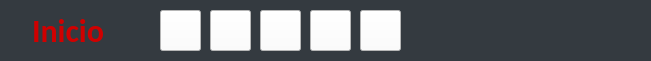
  <widget class="QStackedWidget" name="stackedWidget">
   <property name="geometry">
    <rect>
     <x>0</x>
     <y>0</y>
     <width>651</width>
     <height>61</height>
    </rect>
   </property>
   <property name="styleSheet">
    <string notr="true">QStackedWidget{
	background-color: #343A40;
	border: 1px #343A40;
}</string>
   </property>
   <widget class="QWidget" name="page">
    <widget class="QLabel" name="Picture">
     <property name="geometry">
      <rect>
       <x>10</x>
       <y>-10</y>
       <width>75</width>
       <height>75</height>
      </rect>
     </property>
     <property name="text">
      <string/>
     </property>
    </widget>
    <widget class="QPushButton" name="HomeButton">
     <property name="geometry">
      <rect>
       <x>160</x>
       <y>10</y>
       <width>41</width>
       <height>41</height>
      </rect>
     </property>
     <property name="styleSheet">
      <string notr="true">QPushButton{
	background-color: #FFFFFF;
}</string>
     </property>
     <property name="text">
      <string/>
     </property>
    </widget>
    <widget class="QPushButton" name="CalendarButton">
     <property name="geometry">
      <rect>
       <x>210</x>
       <y>10</y>
       <width>41</width>
       <height>41</height>
      </rect>
     </property>
     <property name="styleSheet">
      <string notr="true">QPushButton{
	background-color: #FFFFFF;
}</string>
     </property>
     <property name="text">
      <string/>
     </property>
    </widget>
    <widget class="QPushButton" name="FriendsButton">
     <property name="geometry">
      <rect>
       <x>260</x>
       <y>10</y>
       <width>41</width>
       <height>41</height>
      </rect>
     </property>
     <property name="styleSheet">
      <string notr="true">QPushButton{
	background-color: #FFFFFF;
}</string>
     </property>
     <property name="text">
      <string/>
     </property>
    </widget>
    <widget class="QLabel" name="Inicio">
     <property name="geometry">
      <rect>
       <x>20</x>
       <y>10</y>
       <width>131</width>
       <height>41</height>
      </rect>
     </property>
     <property name="font">
      <font>
       <family>Calibri</family>
       <pointsize>24</pointsize>
       <weight>75</weight>
       <bold>true</bold>
      </font>
     </property>
     <property name="styleSheet">
      <string notr="true">QLabel{
	background-color: #343A40;
	border: 0px;
	padding: 5px;
	color: #D00000;
}</string>
     </property>
     <property name="text">
      <string>Inicio</string>
     </property>
    </widget>
    <widget class="QLabel" name="Nombre">
     <property name="geometry">
      <rect>
       <x>490</x>
       <y>10</y>
       <width>150</width>
       <height>15</height>
      </rect>
     </property>
     <property name="font">
      <font>
       <family>Calibri</family>
       <pointsize>10</pointsize>
       <weight>75</weight>
       <bold>true</bold>
      </font>
     </property>
     <property name="styleSheet">
      <string notr="true">QLabel{
	background-color: #343A40;
	border: 0px;
	color: #FFFFFF;
}</string>
     </property>
     <property name="text">
      <string/>
     </property>
     <property name="alignment">
      <set>Qt::AlignCenter</set>
     </property>
    </widget>
    <widget class="QLabel" name="Codigo">
     <property name="geometry">
      <rect>
       <x>490</x>
       <y>30</y>
       <width>150</width>
       <height>15</height>
      </rect>
     </property>
     <property name="font">
      <font>
       <family>Calibri</family>
       <pointsize>9</pointsize>
       <weight>75</weight>
       <bold>true</bold>
      </font>
     </property>
     <property name="styleSheet">
      <string notr="true">QLabel{
	background-color: #343A40;
	border: 0px;
	color: #D00000;
}</string>
     </property>
     <property name="text">
      <string/>
     </property>
     <property name="alignment">
      <set>Qt::AlignCenter</set>
     </property>
    </widget>
    <widget class="QPushButton" name="MensajesButton_2">
     <property name="geometry">
      <rect>
       <x>310</x>
       <y>10</y>
       <width>41</width>
       <height>41</height>
      </rect>
     </property>
     <property name="styleSheet">
      <string notr="true">QPushButton{
	background-color: #FFFFFF;
}</string>
     </property>
     <property name="text">
      <string/>
     </property>
    </widget>
    <widget class="QPushButton" name="MessageButton">
     <property name="geometry">
      <rect>
       <x>360</x>
       <y>10</y>
       <width>41</width>
       <height>41</height>
      </rect>
     </property>
     <property name="styleSheet">
      <string notr="true">QPushButton{
	background-color: #FFFFFF;
}</string>
     </property>
     <property name="text">
      <string/>
     </property>
    </widget>
   </widget>
  </widget>
